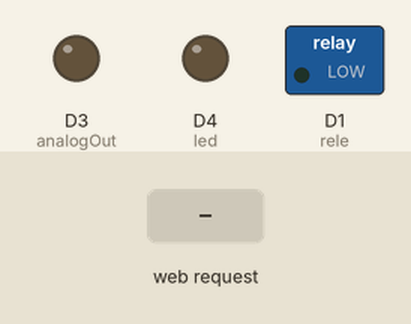
This sketch was run on a simulated ESP8266 (NodeMCU). Parts: switched loads named in the sketch (green lamp = pin HIGH), output pins drawn as LEDs (lit = HIGH). The test bench sets the inputs (shaded band). WiFi joins after 1.5 s; servers stay silent unless stated; what the sketch prints to the serial monitor is not drawn.

Above: at 2.7 s.
2.8 s: HTTP request GET /valor?velocidad=1 received
At 3.5 s:
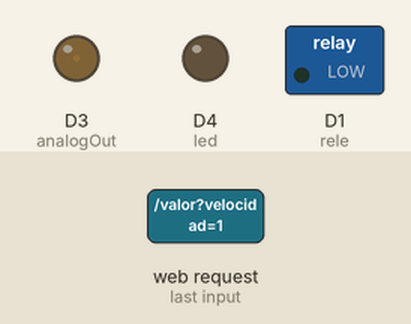
4.3 s: HTTP request GET /valor?velocidad=120 received
At 4.7 s:
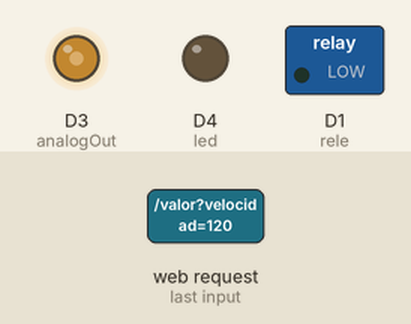
5.8 s: HTTP request GET /arranque received
At 7.0 s:
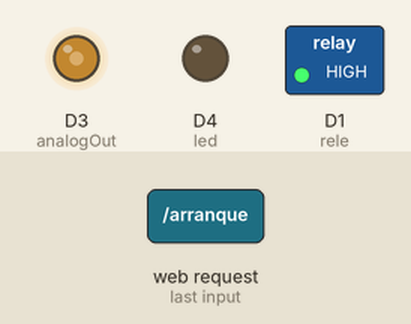
7.3 s: HTTP request GET /valor received
At 8.2 s:
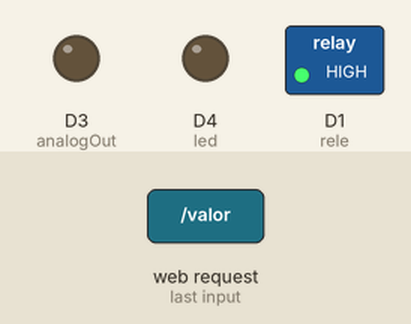
8.8 s: HTTP request GET /valor?velocidad=1 received
At 9.3 s:
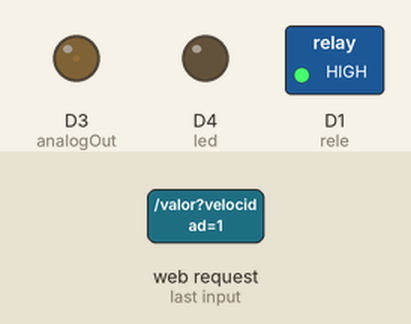
10.3 s: HTTP request GET /parada received
At 11.6 s:
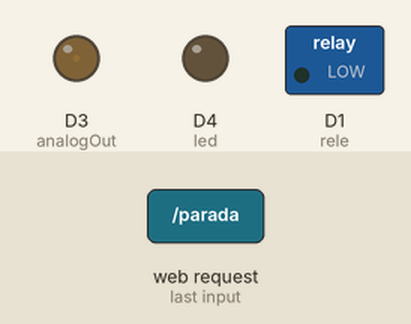
Timing chart, 0 to 12.8 s (numbered marks = the images above; inputs shaded):
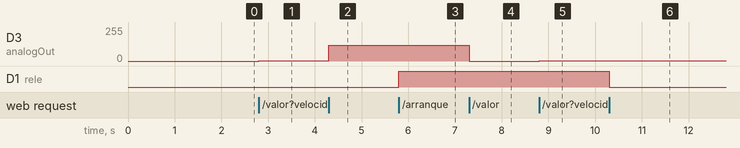

Measured:
- after the input at 2.8 s, D3 (analogOut): 0/255 → 1/255 at once
- after the input at 4.3 s, D3 (analogOut): 1/255 → 120/255 at once
- after the input at 5.8 s, D1 (rele): LOW → HIGH at once
- after the input at 7.3 s, D3 (analogOut): 120/255 → 0/255 at once
- after the input at 8.8 s, D3 (analogOut): 0/255 → 1/255 at once
- after the input at 10.3 s, D1 (rele): HIGH → LOW at once

The sketch:

Ejemplo_3_v3.ino
```cpp
#include <ESP8266WiFi.h>
#include <WiFiClient.h>
#include <ESP8266WebServer.h>
#include <ESP8266mDNS.h>

const char* ssid = "IoT";
const char* password = "alvlgeddl";

ESP8266WebServer server(80);

const int led = 2;  //Puerto TX Default
const int rele = D1 ; // Conector D1
const int analogOut = D3 ; // Conector D3


void handleRoot() {
  digitalWrite(led, 1);
  server.send(200, "text/plain", "ESP Iniciado, ¡TODO FUNCIONA!"); //Cuando pones la direccion ip unicamente te manda a este lugar
  digitalWrite(led, 0);
}

void handleNotFound(){
  digitalWrite(led, 0);
  String message = "Archivo no encontrado!\n\n";
  message += "URI: ";
  message += server.uri();
  message += "\nMethod: ";
  message += (server.method() == HTTP_GET)?"GET":"POST";
  message += "\nArguments: ";
  message += server.args();
  message += "\n";
  for (uint8_t i=0; i<server.args(); i++){
    message += " " + server.argName(i) + ": " + server.arg(i) + "\n";
  }
  server.send(404, "text/plain", message);
  digitalWrite(led, 1);
}

void setup(void){
  pinMode(led, OUTPUT);
  pinMode(rele,OUTPUT);
  pinMode(analogOut,OUTPUT);
  digitalWrite(led, 0);
  Serial.begin(115200);
  WiFi.begin(ssid, password);
  Serial.println("");

  // Wait for connection
  while (WiFi.status() != WL_CONNECTED) {
    delay(500);
    Serial.print(".");
  }
  Serial.println("");
  Serial.print("Conectado a ");
  Serial.println(ssid);
  Serial.print("Direccion IP: ");
  Serial.println(WiFi.localIP());

  if (MDNS.begin("esp8266")) {
    Serial.println("Servidor MDNS iniciado");
  }

  server.on("/", handleRoot);

    server.on("/tv0", [](){
    server.send(200, "text/plain", "Enciendo LED ");
     digitalWrite(led, 0);
  });


  server.on("/valor", [](){

    String cadenaDeValor = server.arg("velocidad");
    float valorRecibidoTransformado = cadenaDeValor.toFloat();
    server.send(200, "text/plain", cadenaDeValor) ;
    Serial.println(valorRecibidoTransformado);
    analogWrite(analogOut,valorRecibidoTransformado);
    });

  server.on("/parada", [](){
  server.send(200, "text/plain", "Deteniendo Equipo...");
     digitalWrite(rele, 0);
  });

  server.on("/arranque", [](){
  server.send(200, "text/plain", "Arrancando Equipo...");
  digitalWrite(rele, 1);
  });

  server.onNotFound(handleNotFound);

  server.begin();
  Serial.println("Servidor HTTP Iniciado ");
}


// MONITOREO POR TERMINAL REMOTO
void loop(void){
  server.handleClient();
  if (Serial.available() > 0) {
   char value = Serial.read();
   if (value == 'd')
   {
  Serial.print("Conectado a ");
   Serial.println(ssid);
     Serial.print("Direccion IP: ");
       Serial.println(WiFi.localIP());
   }
   else if (value  == 'r')
   {
    Serial.println(analogRead(A0));
   }

}

  }
```
